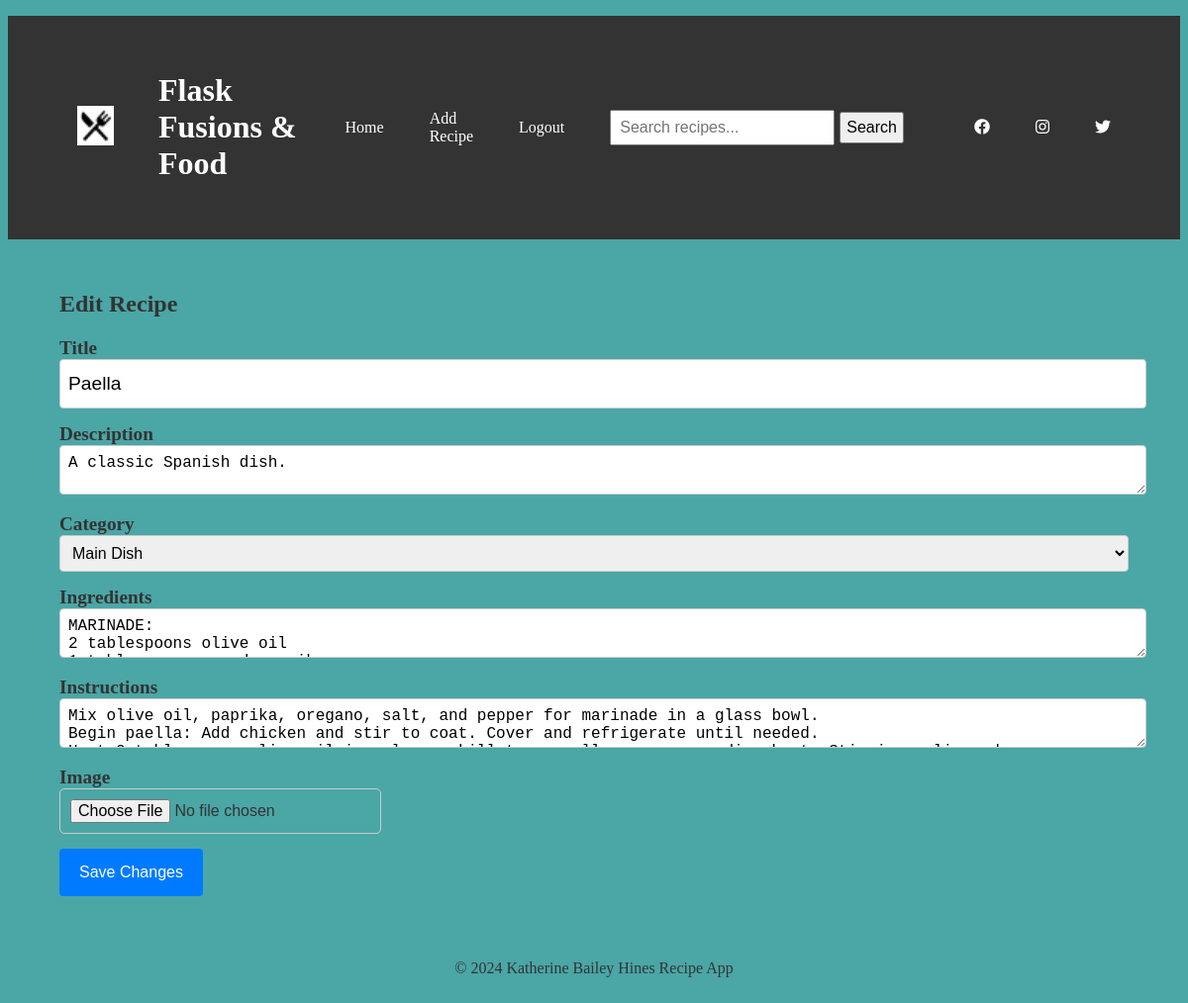
The page /edit_recipe/1 (signed in) on the database as committed earlier.
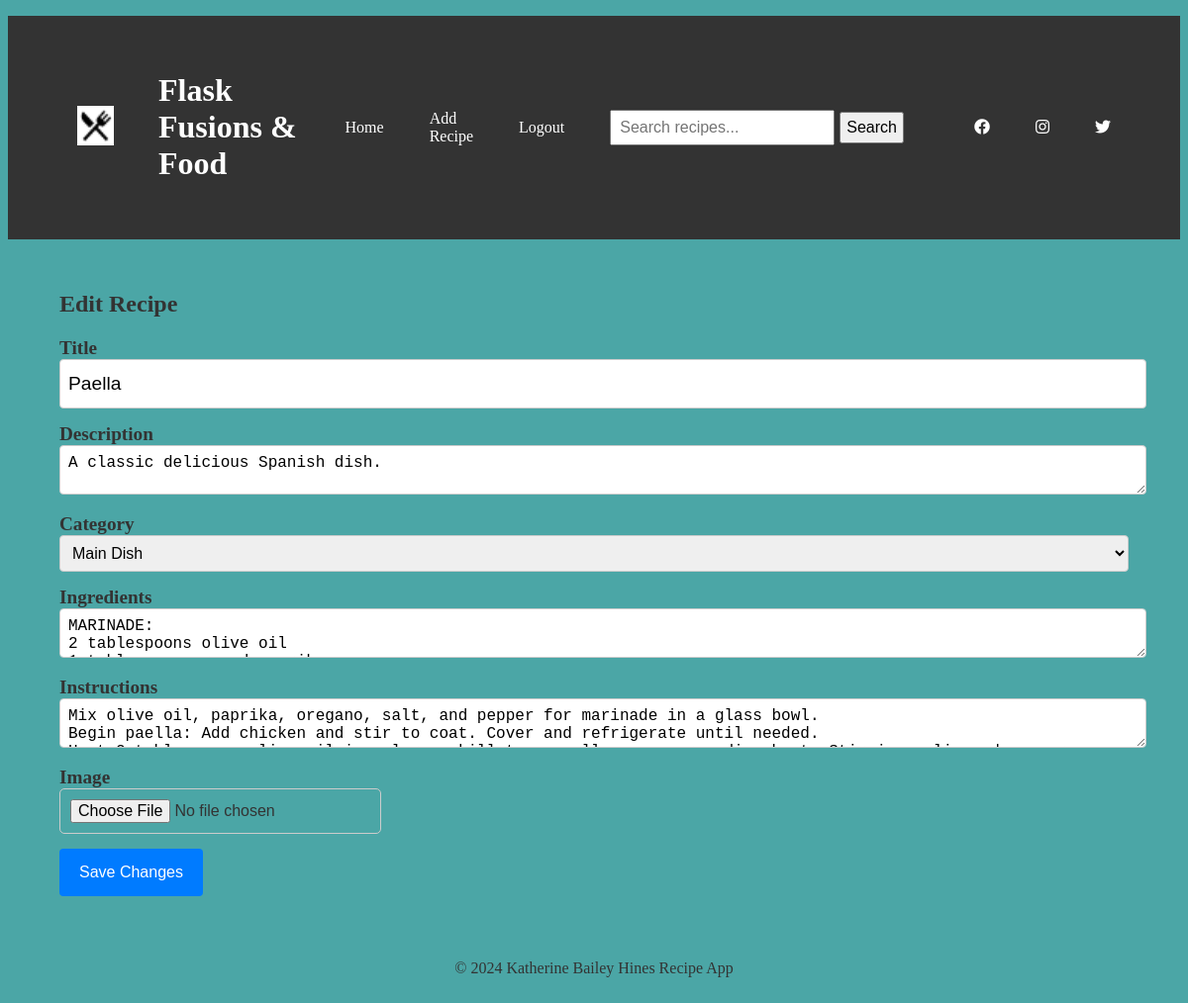
The same page on the database as committed later.
### app.py (models this page shows)
class Recipe(db.Model):
    id = db.Column(db.Integer, primary_key=True)
    title = db.Column(db.String(100), nullable=False)
    description = db.Column(db.Text, nullable=False)
    ingredients = db.Column(db.Text, nullable=False)
    instructions = db.Column(db.Text, nullable=False)
    image = db.Column(db.String(255), nullable=True)
    likes = db.Column(db.Integer, default=0)  # New field to store the number of likes
    category = db.Column(db.String(100), nullable=True)  # Add the category column
    user_id = db.Column(db.Integer, db.ForeignKey('user.id'), nullable=False)
    user = db.relationship('User', backref='recipes', lazy=True)

### app.py (the view, shortened to what this page needs)
@app.route('/edit_recipe/<int:recipe_id>', methods=['GET', 'POST'])
@login_required
def edit_recipe(recipe_id):
    recipe = Recipe.query.get_or_404(recipe_id)
    if recipe.user != current_user:
        flash('You are not authorized to edit this recipe.', 'error')
        return redirect(url_for('index'))  # Redirect the user back to the home page
    form = RecipeForm(obj=recipe)
    return render_template('edit_recipe.html', form=form)

### form.py (shortened to what this page needs)
class RecipeForm(FlaskForm):
    title = StringField('Title', validators=[DataRequired()])
    description = TextAreaField('Description', validators=[DataRequired()])
    category = SelectField('Category', choices=[('main_dish', 'Main Dish'), ('vegetables', 'Vegetables'), ('cocktail', 'Cocktail'), ('dessert', 'Dessert')], validators=[DataRequired()])
    ingredients = TextAreaField('Ingredients', validators=[DataRequired()], render_kw={"class": "custom-textarea"})
    instructions = TextAreaField('Instructions', validators=[DataRequired()])
    image = FileField('Image', validators=[FileAllowed(['jpg', 'jpeg', 'png', 'gif'], 'Images only!')])
    keep_image = BooleanField('Keep Existing Image')
    submit = SubmitField('Save Changes')

### app.py (called while the page is built)
@login_manager.user_loader
def load_user(user_id):
    return User.query.get(int(user_id))

### templates/edit_recipe.html (shortened to what this page needs)
{% extends 'base.html' %}
{% block content %}
    <h2>Edit Recipe</h2>
    <form method="POST" enctype="multipart/form-data">
        <div class="form-group">
            {{ form.title.label }} {{ form.title(class="form-control") }}
        </div>
        <div class="form-group">
            {{ form.description.label }} {{ form.description(class="form-control") }}
        </div>
        <div class="form-group">
            {{ form.category.label }} {{ form.category(class="form-control") }}
        </div>
        <div class="form-group">
            {{ form.ingredients.label }} {{ form.ingredients(class="form-control") }}
        </div>
        <div class="form-group">
            {{ form.instructions.label }} {{ form.instructions(class="form-control") }}
        </div>
        <div class="form-group">
            {{ form.image.label }} {{ form.image(class="form-control-file") }}
        </div>
        <button type="submit" class="btn btn-primary">Save Changes</button>
    </form>
{% endblock %}

Rows that differ between the two databases and show on the page:
changed Recipe "Paella": description "A classic Spanish dish." → "A classic delicious Spanish dish."
